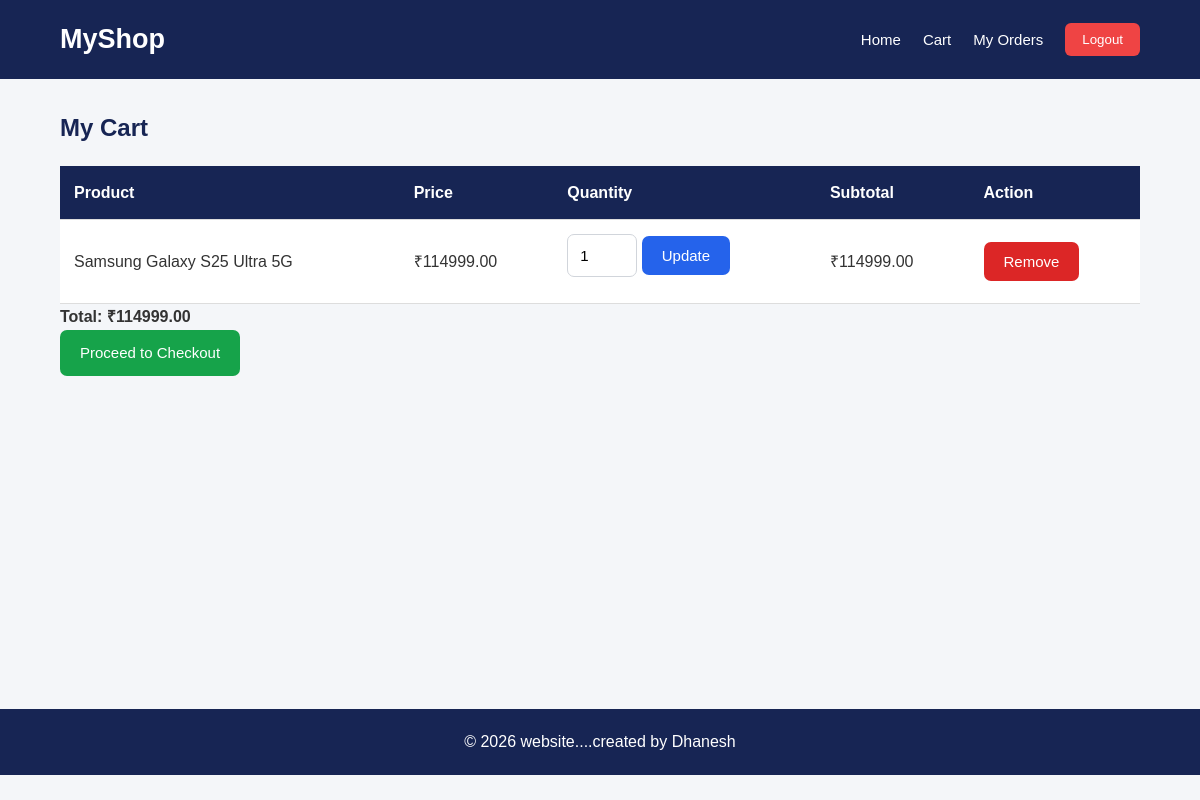
The page /buyer/cart/ (signed in) on the database its author committed.
### buyer/models.py (models this page shows)
class CartItem(models.Model):
    cart = models.ForeignKey(
        Cart,
        on_delete=models.CASCADE,
        related_name='items'
    )
    product = models.ForeignKey(
        Product,
        on_delete=models.PROTECT
    )
    quantity = models.PositiveIntegerField(default=1)
    class Meta:
        constraints = [
            models.UniqueConstraint(
                fields=['cart', 'product'],
                name='unique_product_in_cart'
            )
        ]
    def subtotal(self):
        return self.product.price * self.quantity

### seller/models.py (models this page shows, shortened)
class Product(models.Model):
    name = models.CharField(max_length=200)
    description = models.TextField()
    price = models.DecimalField(
        max_digits=10,
        decimal_places=2
    )
    image = models.ImageField(
        upload_to='products/',
        blank=True,
        null=True
    )
    stock = models.PositiveIntegerField(default=0)
    created_at = models.DateTimeField(auto_now_add=True)

### buyer/views.py (the view)
@role_required('BUYER')
def cart(request):
    cart, created = Cart.objects.get_or_create(
        user=request.user
    )
    items = cart.items.select_related('product')
    total = sum(
        item.subtotal() for item in items
    )
    return render(
        request,
        'buyer/cart.html',
        {
            'cart': cart,
            'items': items,
            'total': total
        }
    )

### buyer/templates/buyer/cart.html (shortened to what this page needs)
<!DOCTYPE html>
<html lang="en">
<head>
</head>
<body>
    {% extends 'base.html' %}
{% block content %}
<h2>My Cart</h2>
<div class="table-responsive">
<table class="table table-bordered">
    <thead>
        <tr>
            <th>Product</th>
            <th>Price</th>
            <th>Quantity</th>
            <th>Subtotal</th>
            <th>Action</th>
        </tr>
    </thead>
    <tbody>
        {% for item in items %}
        <tr>
            <td>{{ item.product.name }}</td>
            <td>₹{{ item.product.price }}</td>
            <td>
                <form method="POST"
                      action="{% url 'update_cart' item.id %}">
                    <input type="number"
                           name="quantity"
                           value="{{ item.quantity }}"
                           min="1"
                           max="{{ item.product.stock }}"
                           style="width:70px">
                    <button class="btn btn-primary btn-sm">
                        Update
                    </button>
                </form>
            </td>
            <td>₹{{ item.subtotal }}</td>
            <td>
                <form method="POST"
                      action="{% url 'remove_from_cart' item.id %}">
                    <button class="btn btn-danger btn-sm">
                        Remove
                    </button>
                </form>
            </td>
        </tr>
        {% empty %}
        <tr>
            <td colspan="5">Your cart is empty.</td>
        </tr>
        {% endfor %}
    </tbody>
</table>
</div>
<h4>Total: ₹{{ total }}</h4>
{% if items %}
    <a href="{% url 'checkout' %}"
       class="btn btn-success">
        Proceed to Checkout
    </a>
{% endif %}
{% endblock %}

### static/css/style.css (style rules this page uses)
* { margin: 0; padding: 0; box-sizing: border-box; }
body { font-family: Arial, sans-serif; background: #f4f6f9; color: #333; line-height: 1.6; }
a { text-decoration: none; color: inherit; }
h1, h2, h3 { color: #172554; margin-bottom: 18px; }
input, textarea, select { width: 100%; padding: 12px; border: 1px solid #d1d5db; border-radius: 7px; font-size: 15px; margin-bottom: 12px; outline: none; }
.btn { display: inline-block; padding: 11px 20px; border: none; border-radius: 7px; cursor: pointer; font-size: 15px; transition: 0.3s; }
.btn-primary { background: #2563eb; color: white; }
.btn-success { background: #16a34a; color: white; }
.btn-danger { background: #dc2626; color: white; }
table { width: 100%; border-collapse: collapse; background: white; }
th, td { padding: 14px; border-bottom: 1px solid #ddd; text-align: left; }
th { background: #172554; color: white; }

### rows shown on the page
CartItem: product.name "Samsung Galaxy S25 Ultra 5G", product.price "114999.00", quantity "1", subtotal "114999.00"

### other values the page prints
{{ total }} "114999.00"
